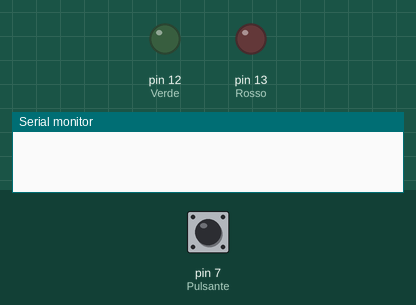
The sketch below on a simulated Arduino Uno, built with avr-gcc and run on an emulated ATmega328P. On the bench: output pins drawn as LEDs (lit = HIGH), the last lines printed to the serial monitor. The test bench sets the inputs (shaded band); at power-on: pin 7 (Pulsante) LOW. Random numbers use the default seed unless the sketch sets one.

Above: at 1.2 s.
1.3 s: pin 7 (Pulsante) pulled HIGH for 0.15 s
At 1.6 s:
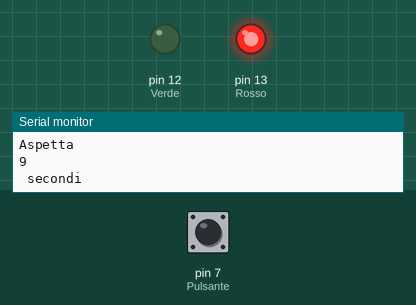
At 10.9 s:
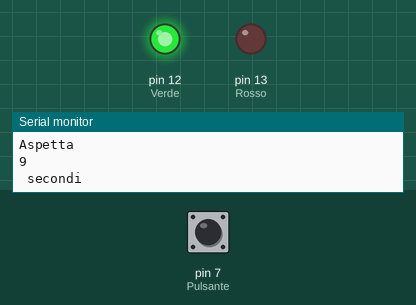
Timing chart, 0 to 11.8 s (numbered marks = the images above; inputs shaded):
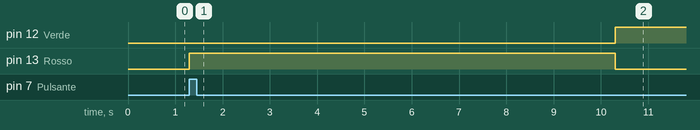

Measured:
- after the input at 1.3 s, pin 12 (Verde): LOW → HIGH after 9.0 s; pin 13 (Rosso): LOW → HIGH at once, → LOW 9.0 s later

The sketch:

CompitoAscensore.ino
```cpp
void setup() {
 Serial.begin(9600);
 pinMode(13,OUTPUT);//Rosso
 pinMode(12,OUTPUT);//Verde
 pinMode(7,INPUT);//Pulsante
}

int attesaCasuale;
int attesaCasualeMs;

void loop() {

  if(digitalRead(7) == HIGH){
    Serial.println("Ascensore Chiamato");
    attesa();
  }

}

void attesa(){
  attesaCasuale = random(2,10);
  attesaCasualeMs = attesaCasuale * 1000;
  digitalWrite(13, HIGH);
  Serial.println("Aspetta ");
  Serial.println(attesaCasuale);
  Serial.println(" secondi");
  delay(attesaCasualeMs);
  digitalWrite(13,LOW);
  arrivo();

}

void arrivo(){
  digitalWrite(12,HIGH);
  delay(3000);
  digitalWrite(12,LOW);
}
```
